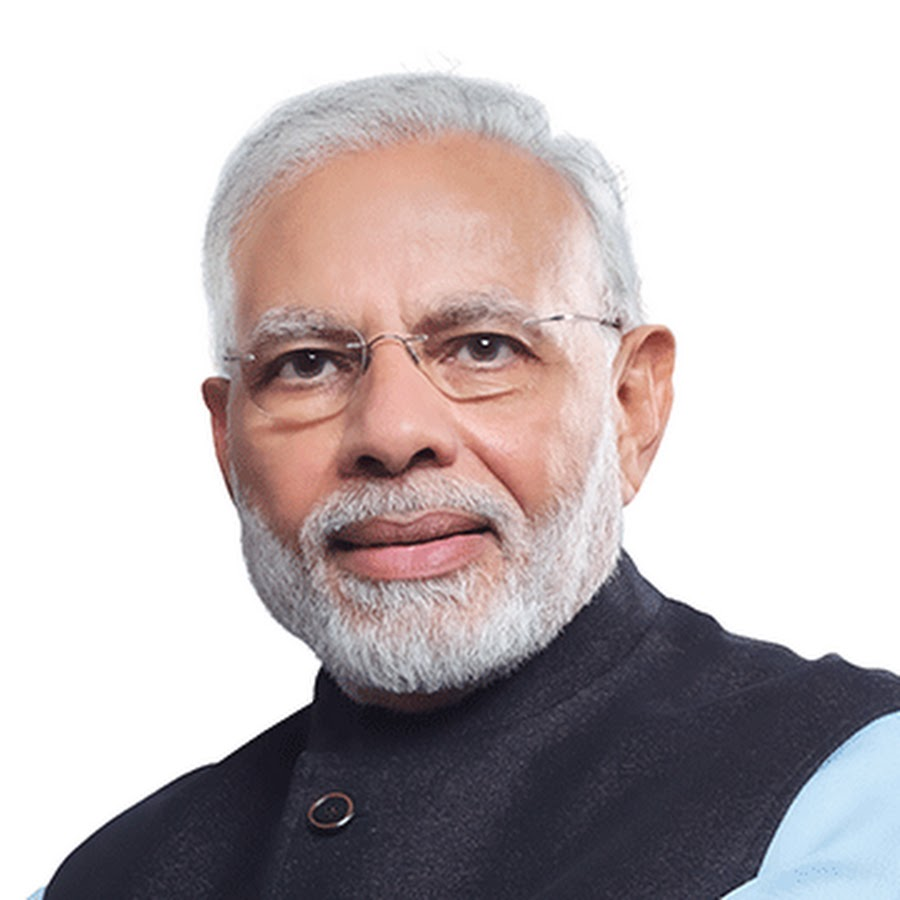
#> input picture dataset/training/modi/1.jpg, 900 x 900 px; its folder holds 4 pictures in this run
$ python Eigen_Fisher_Face_LBPH_image_save.py
#> lines starting #> are read from the running program, lines starting #| are printed output that depends on the picture
#> in prepare_training_data, training_image is the input picture: shape (900, 900, 3); mean B, G, R 187.1, 185.8, 194.3
# -*- coding: utf-8 -*-
"""

@author: Arti Sahu
"""

# install opencv-contrib using the command
# pip install --user opencv-contrib-python


#import the required libraries
import cv2
import numpy as np
import os
from sys import exit


# function to detect face from image
def face_detection(image_to_detect):
    #converting the image to grayscale since its required for eigen and fisher faces
    image_to_detect_gray = cv2.cvtColor(image_to_detect, cv2.COLOR_BGR2GRAY)
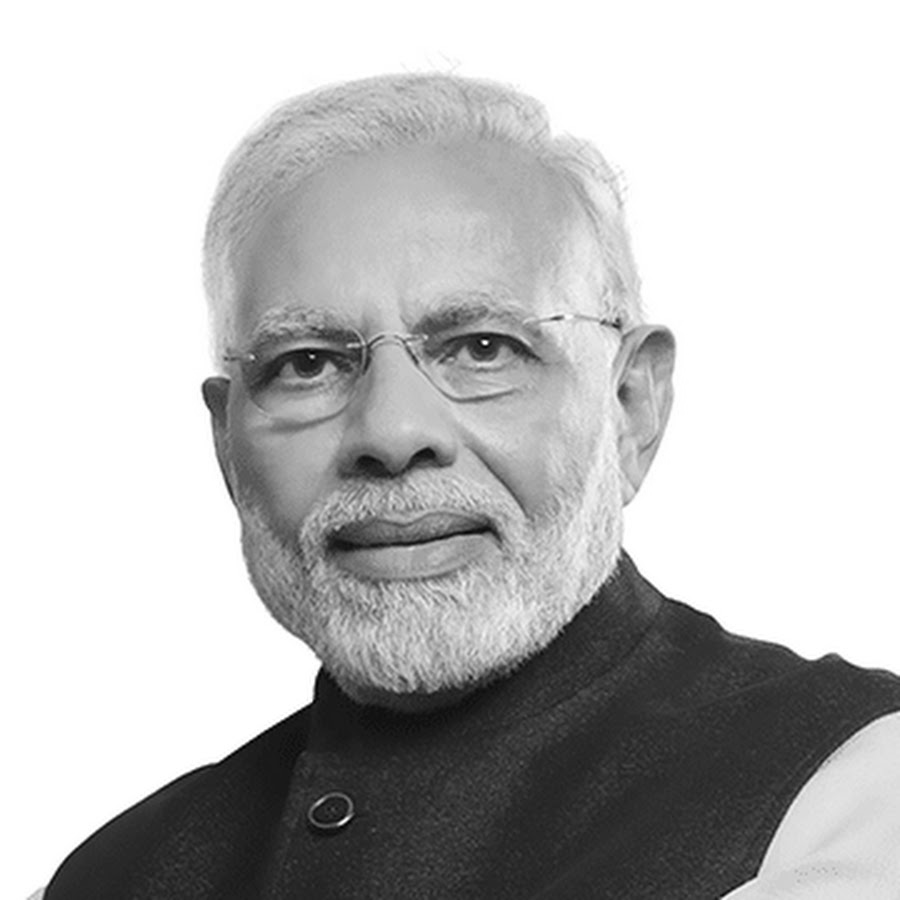
#> image_to_detect_gray: shape (900, 900); min 1, max 255, mean 188.5

    # load the pretrained model for face detection
    # lbpcascade is recommended for LBPH
    # haarcascade is recommended for Eigenface and Fisherface haarcascade_frontalface_default.xml
    # download lpbcascade from https://raw.githubusercontent.com/opencv/opencv/master/data/lbpcascades/lbpcascade_frontalface.xml
    face_detection_classifier = cv2.CascadeClassifier('models/haarcascade_frontalface_default.xml')
    # can also use lbpcascade_frontalface.xml

    # detect all face locations in the image using classifier
    all_face_locations = face_detection_classifier.detectMultiScale(image_to_detect_gray)
#> all_face_locations = [[175, 182, 451, 451]]

    # if no faces are detected
    if (len(all_face_locations) == 0):
        return None, None

    #splitting the tuple to get four face positions
    x,y,width,height = all_face_locations[0]
#> x = 175; y = 182; width = 451; height = 451

    #calculating face coordinates
    face_coordinates = image_to_detect_gray[y:y+width, x:x+height]
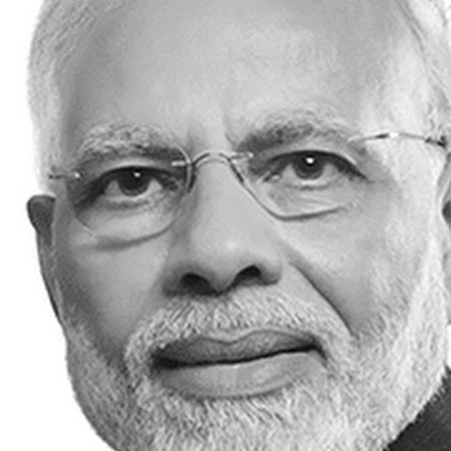
#> face_coordinates: shape (451, 451); min 1, max 255, mean 174.9

    #training and testing images should be of same size for eigen and fisher faces
    #for LBPH its optional
    face_coordinates = cv2.resize(face_coordinates,(500,500))
#> face_coordinates: shape (500, 500)

    #return the face detected and face location
    return face_coordinates, all_face_locations[0]


# function to prepare training data
def prepare_training_data(images_dir, label_index):

    #list to hold all the faces and label indexes
    faces_coordinates = []
    labels_index = []

    #get the image names from the given directory
    images = os.listdir(images_dir)

    for image in images:
        image_path = images_dir + "/" + image
        training_image = cv2.imread(image_path)
        #display the current image taken for training
        cv2.imshow("Training in progress for "+names[label_index], cv2.resize(training_image,(500,500)))
        cv2.waitKey(100)

        #detect face using the method for detection
        face_coordinates, box_coordinates = face_detection(training_image)
#> box_coordinates = [175, 182, 451, 451]

        if face_coordinates is not None:
            # add the returned face to the list of faces
            faces_coordinates.append(face_coordinates)
            labels_index.append(label_index)
#> pass 2 of the loop in prepare_training_data, `for image in images:`:
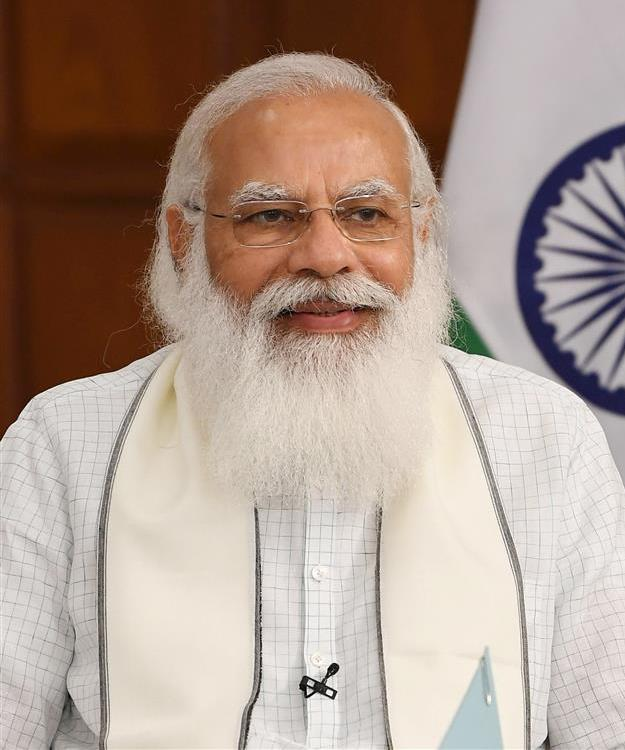
#> input picture dataset/training/modi/3.jpg, 625 x 750 px
#> in prepare_training_data, training_image is the input picture: shape (750, 625, 3); mean B, G, R 143, 154.5, 173.8
#> in face_detection (call 2), `image_to_detect_gray = cv2.cvtColor(image_to_detect, cv2.COLOR_BGR2GRAY)`:
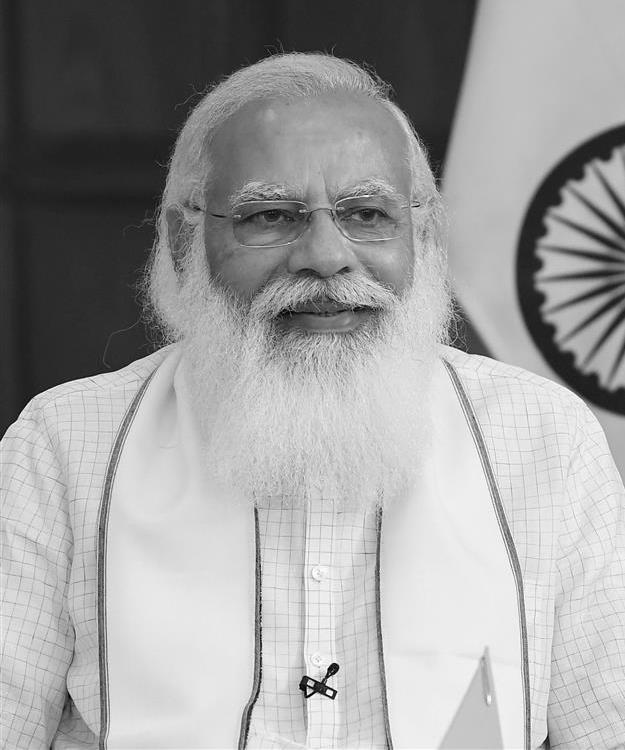
#> image_to_detect_gray: shape (750, 625); min 0, max 255, mean 159
#> all_face_locations = [[198, 122, 250, 250]]
#> x = 198; y = 122; width = 250
#> in face_detection (call 2), `face_coordinates = cv2.resize(face_coordinates,(500,500))`:
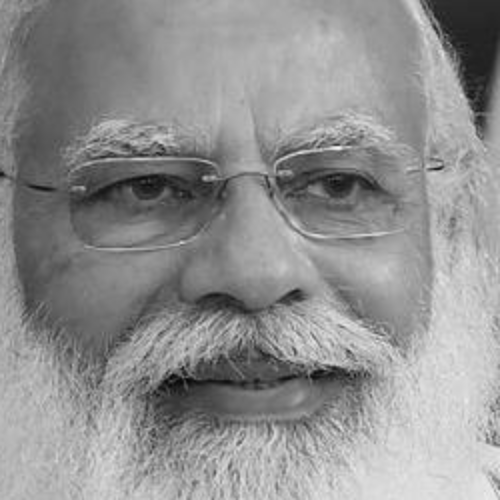
#> face_coordinates: shape (500, 500); min 5, max 243, mean 144.4
#> box_coordinates = [198, 122, 250, 250]
#> pass 3 of the loop in prepare_training_data, `for image in images:`:
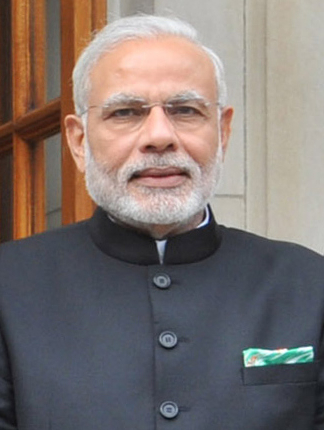
#> input picture dataset/training/modi/6.jpg, 324 x 430 px
#> in prepare_training_data, training_image is the input picture: shape (430, 324, 3); mean B, G, R 112, 115.3, 125.9
#> in face_detection (call 3), `image_to_detect_gray = cv2.cvtColor(image_to_detect, cv2.COLOR_BGR2GRAY)`:
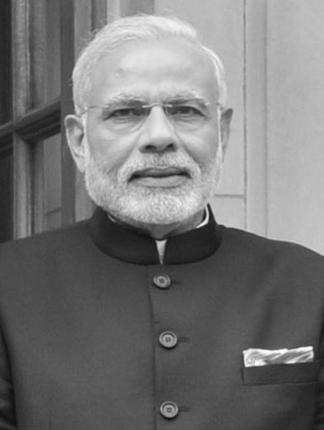
#> image_to_detect_gray: shape (430, 324); min 15, max 255, mean 118.1
#> all_face_locations = [[69, 40, 176, 176]]
#> x = 69; y = 40; width = 176
#> in face_detection (call 3), `face_coordinates = image_to_detect_gray[y:y+width, x:x+height]`:
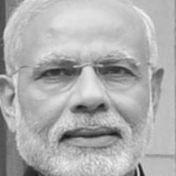
#> face_coordinates: shape (176, 176); min 26, max 242, mean 174
#> box_coordinates = [69, 40, 176, 176]
#> the loop made 4 passes; the first 3 are shown

    return faces_coordinates, labels_index

###### preprocessing ##############
names = []

names.append("Narendra Modi")
face_coordinates_modi, labels_index_modi = prepare_training_data("dataset/training/modi",0)

names.append("Joe Biden")
face_coordinates_biden, labels_index_biden = prepare_training_data("dataset/training/biden",1)
#> (the run stopped early here; a loop or call above may not have finished)
